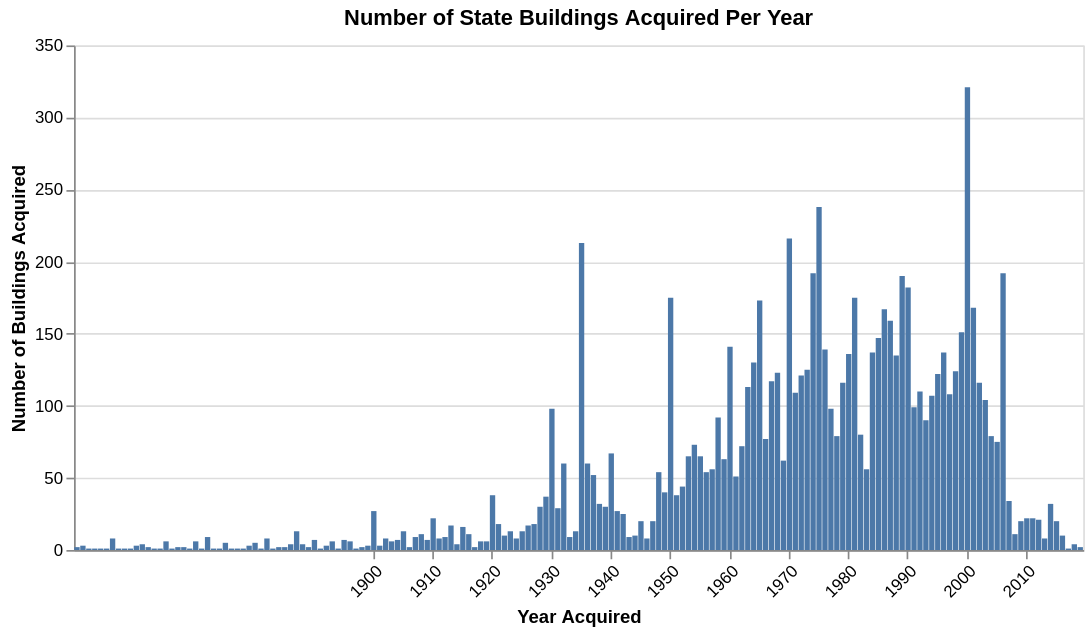

Notebook code for this chart:
### Code cell
plot2 = alt.Chart(df_acquired).mark_bar().encode(
    x=alt.X('Year Acquired:O', title='Year Acquired', axis=alt.Axis(labelAngle=-45, values=list(range(1900, 2026, 10)))),
    y=alt.Y('Number of Buildings:Q', title='Number of Buildings Acquired'),
    tooltip=['Year Acquired:O', 'Number of Buildings:Q']
).properties(
    title='Number of State Buildings Acquired Per Year', width=600) #graph is too long without width
plot2

### Figure 1 — Vega-Lite specification as saved in the notebook (floating-point values rounded to 4 significant figures; data arrays with more than 128 entries replaced by an {"elided": "..."} marker saying what was removed)
{"config": {"view": {"continuousWidth": 300, "continuousHeight": 300}}, "data": {"name": "data-307d14f8805fda9a7213509cae3909b2"}, "mark": {"type": "bar"}, "encoding": {"tooltip": [{"field": "Year Acquired", "type": "ordinal"}, {"field": "Number of Buildings", "type": "quantitative"}], "x": {"axis": {"labelAngle": -45, "values": [1900, 1910, 1920, 1930, 1940, 1950, 1960, 1970, 1980, 1990, 2000, 2010, 2020]}, "field": "Year Acquired", "title": "Year Acquired", "type": "ordinal"}, "y": {"field": "Number of Buildings", "title": "Number of Buildings Acquired", "type": "quantitative"}}, "title": "Number of State Buildings Acquired Per Year", "width": 600, "$schema": "https://vega.github.io/schema/vega-lite/v6.4.1.json", "datasets": {"data-307d14f8805fda9a7213509cae3909b2": {"elided": "170 records"}}}
